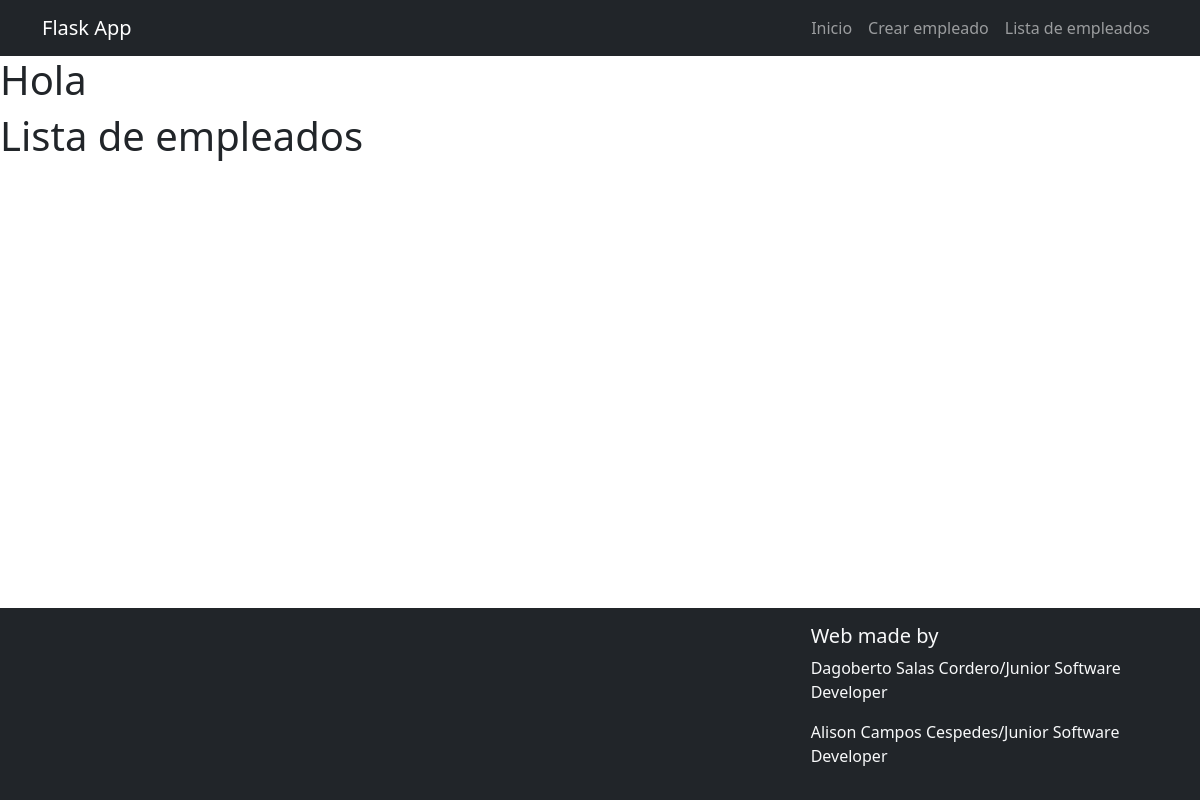
/empleados, run on an earlier commit of the app's database.
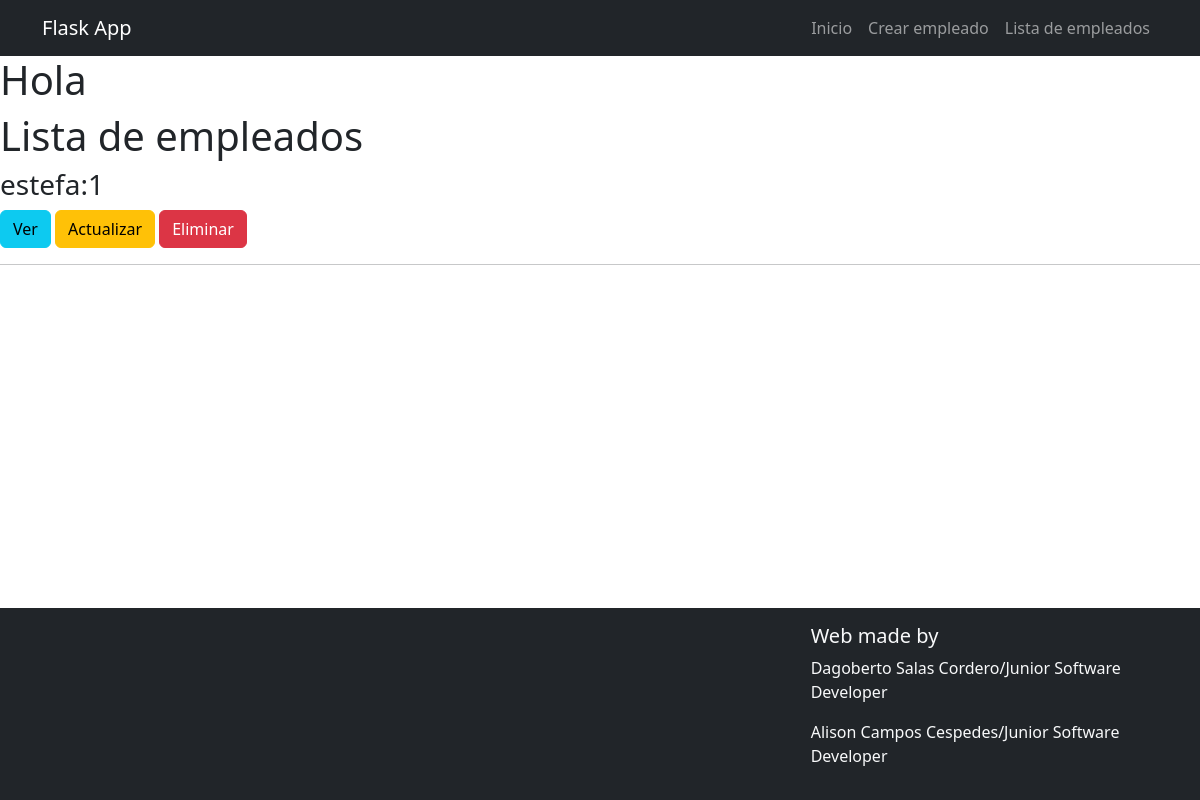
And on a later commit of the database.
### models.py (models this page shows, shortened)
class EmpleadoModel(db.Model):
    __tablename__ = "Empleado"
    id = db.Column(db.Integer, primary_key=True)
    empleado_id = db.Column(db.Integer(), unique=True)
    nombre = db.Column(db.String())
    edad = db.Column(db.Integer())
    puesto = db.Column(db.String(80))
    def __repr__(self):
        return f"{self.nombre}:{self.empleado_id}"

### app.py (the view)
@app.route('/empleados')
def listaEmpleados():
    empleados = EmpleadoModel.query.all()
    return render_template('detalist.html', empleados=empleados)

### app.py (called while the page is built)
@app.before_request
def create_table():
    db.create_all()

### templates/detalist.html (shortened to what this page needs)
{% extends 'base.html' %}
{% block content %}
    <h1>Lista de empleados</h1>
    {% for empleado in empleados %}
        <h3>{{empleado}}</h3>
        <a  href="{{ url_for('verEmpleado', id=empleado.empleado_id) }}" class="btn btn-info">Ver</a>
        <a href="{{ url_for('actualizar', id=empleado.empleado_id) }}" class="btn btn-warning">Actualizar</a>
        <a  href="{{ url_for('eliminarEmpleado', id=empleado.empleado_id) }}"class="btn btn-danger" onclick="return confirm('¿Estás seguro de eliminar este empleado?')">Eliminar</a>
        <hr>
    {% endfor %}
{% endblock %}

What changed in the data, as far as the page shows it:
added EmpleadoModel: nombre+empleado "estefa:1"
